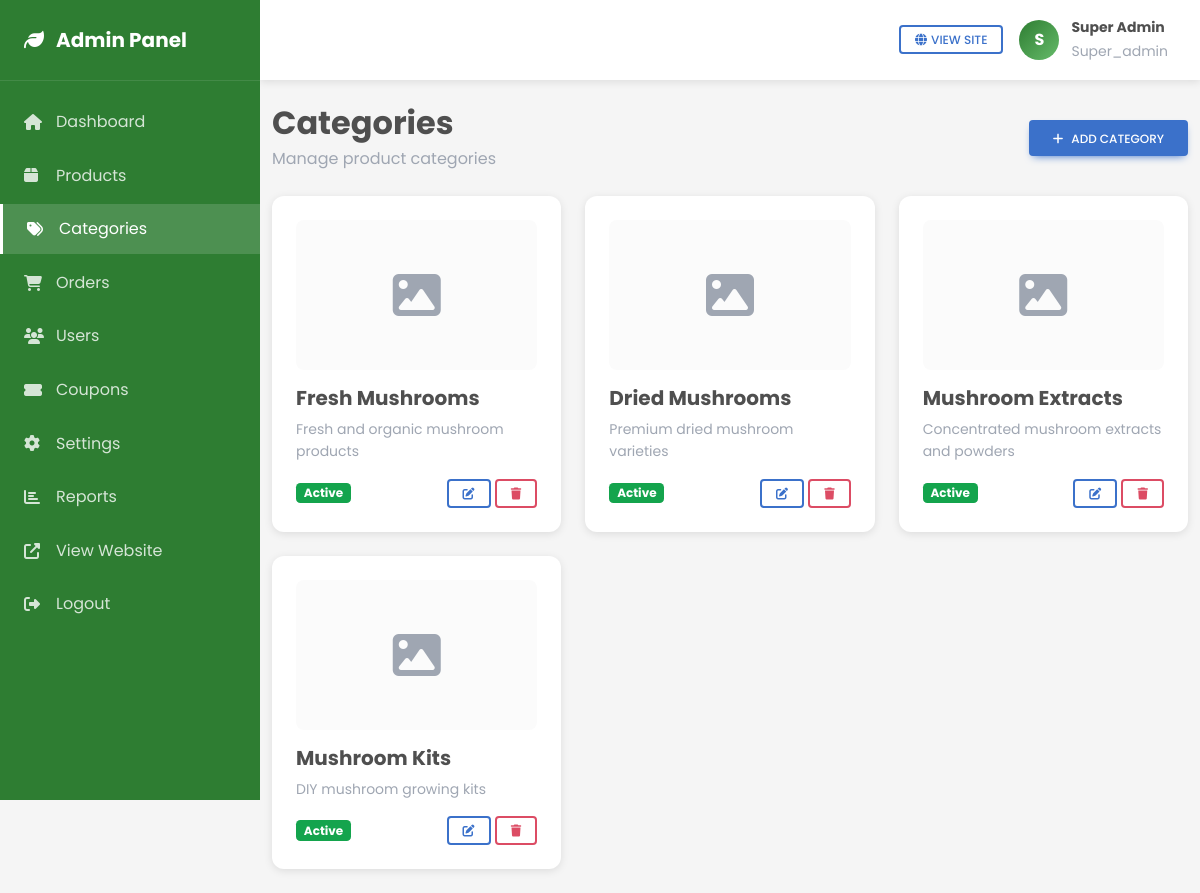
The app's page /admin/categories.php (signed in) with its own data.
### tables this page shows
CREATE TABLE categories (
    id INT PRIMARY KEY AUTO_INCREMENT,
    name VARCHAR(100) NOT NULL,
    slug VARCHAR(100) UNIQUE NOT NULL,
    description TEXT,
    image VARCHAR(255),
    is_active BOOLEAN DEFAULT TRUE,
    created_at TIMESTAMP DEFAULT CURRENT_TIMESTAMP,
    updated_at TIMESTAMP DEFAULT CURRENT_TIMESTAMP ON UPDATE CURRENT_TIMESTAMP,
    INDEX idx_slug (slug)
);

### config/config.php (called while the page is built, shortened)
<?php
function getAdmin() {
    $pdo = getPDOConnection();
    $stmt = $pdo->prepare("SELECT * FROM admins WHERE id = ?");
    $stmt->execute([$_SESSION['admin_id']]);
    return $stmt->fetch();
}
?>

### admin/categories.php (the view, shortened to what this page needs)
<?php
require_once __DIR__ . '/../config/config.php';
$pdo = getPDOConnection();
$categories = $pdo->query("SELECT * FROM categories ORDER BY created_at DESC")->fetchAll();
include __DIR__ . '/includes/header.php';
?>
<div class="container-fluid py-4">
    <div class="d-flex justify-content-between align-items-center mb-4">
        <div>
            <h2 class="fw-bold mb-1">Categories</h2>
            <p class="text-secondary mb-0">Manage product categories</p>
        </div>
        <button class="btn btn-primary" data-mdb-toggle="modal" data-mdb-target="#categoryModal" onclick="resetForm()">
            <i class="fas fa-plus me-2"></i>Add Category
        </button>
    </div>
    <div class="row g-4">
        <?php foreach ($categories as $category): ?>
            <div class="col-md-6 col-lg-4">
                <div class="category-card">
                    <?php if ($category['image']): ?>
                        <img src="<?php echo CATEGORY_IMAGE_URL . '/' . $category['image']; ?>"
                             class="category-image" alt="<?php echo htmlspecialchars($category['name']); ?>">
                    <?php else: ?>
                        <div class="category-image bg-light d-flex align-items-center justify-content-center">
                            <i class="fas fa-image fa-3x text-secondary"></i>
                        </div>
                    <?php endif; ?>
                    <h5 class="fw-bold mb-2"><?php echo htmlspecialchars($category['name']); ?></h5>
                    <p class="text-secondary small mb-3"><?php echo htmlspecialchars($category['description']); ?></p>
                    <div class="d-flex justify-content-between align-items-center">
                        <span class="badge <?php echo $category['is_active'] ? 'bg-success' : 'bg-secondary'; ?>">
                            <?php echo $category['is_active'] ? 'Active' : 'Inactive'; ?>
                        </span>
                        <div>
                            <button class="btn btn-sm btn-outline-primary" onclick="editCategory(<?php echo htmlspecialchars(json_encode($category)); ?>)">
                                <i class="fas fa-edit"></i>
                            </button>
                            <a href="?delete=<?php echo $category['id']; ?>"
                               class="btn btn-sm btn-outline-danger"
                               onclick="return confirm('Delete this category?')">
                                <i class="fas fa-trash"></i>
                            </a>
                        </div>
                    </div>
                </div>
            </div>
        <?php endforeach; ?>
    </div>
</div>
<?php include __DIR__ . '/includes/footer.php'; ?>

### admin/includes/header.php (shortened to what this page needs)
<?php
$admin = getAdmin();
$current_page = basename($_SERVER['PHP_SELF'], '.php');
?>
<!DOCTYPE html>
<html lang="en">
<head>
    <link href="https://cdnjs.cloudflare.com/ajax/libs/mdb-ui-kit/6.4.2/mdb.min.css" rel="stylesheet">
    <link href="https://cdnjs.cloudflare.com/ajax/libs/font-awesome/6.4.0/css/all.min.css" rel="stylesheet">
</head>
<body>
    <aside class="sidebar" id="sidebar">
        <div class="sidebar-header">
            <a href="<?php echo SITE_URL; ?>/admin" class="sidebar-brand">
                <i class="fas fa-leaf"></i>
                <span>Admin Panel</span>
            </a>
        </div>
        <ul class="sidebar-menu">
            <li>
                <a href="<?php echo SITE_URL; ?>/admin" class="<?php echo $current_page == 'index' ? 'active' : ''; ?>">
                    <i class="fas fa-home"></i>
                    <span>Dashboard</span>
                </a>
            </li>
            <li>
                <a href="<?php echo SITE_URL; ?>/admin/products.php" class="<?php echo $current_page == 'products' ? 'active' : ''; ?>">
                    <i class="fas fa-box"></i>
                    <span>Products</span>
                </a>
            </li>
            <li>
                <a href="<?php echo SITE_URL; ?>/admin/categories.php" class="<?php echo $current_page == 'categories' ? 'active' : ''; ?>">
                    <i class="fas fa-tags"></i>
                    <span>Categories</span>
                </a>
            </li>
            <li>
                <a href="<?php echo SITE_URL; ?>/admin/orders.php" class="<?php echo $current_page == 'orders' ? 'active' : ''; ?>">
                    <i class="fas fa-shopping-cart"></i>
                    <span>Orders</span>
                </a>
            </li>
            <li>
                <a href="<?php echo SITE_URL; ?>/admin/users.php" class="<?php echo $current_page == 'users' ? 'active' : ''; ?>">
                    <i class="fas fa-users"></i>
                    <span>Users</span>
                </a>
            </li>
            <li>
                <a href="<?php echo SITE_URL; ?>/admin/coupons.php" class="<?php echo $current_page == 'coupons' ? 'active' : ''; ?>">
                    <i class="fas fa-ticket-alt"></i>
                    <span>Coupons</span>
                </a>
            </li>
            <li>
                <a href="<?php echo SITE_URL; ?>/admin/settings.php" class="<?php echo $current_page == 'settings' ? 'active' : ''; ?>">
                    <i class="fas fa-cog"></i>
                    <span>Settings</span>
                </a>
            </li>
            <li>
                <a href="<?php echo SITE_URL; ?>/admin/reports.php" class="<?php echo $current_page == 'reports' ? 'active' : ''; ?>">
                    <i class="fas fa-chart-bar"></i>
                    <span>Reports</span>
                </a>
            </li>
            <li>
                <a href="<?php echo SITE_URL; ?>" target="_blank">
                    <i class="fas fa-external-link-alt"></i>
                    <span>View Website</span>
                </a>
            </li>
            <li>
                <a href="<?php echo SITE_URL; ?>/admin/logout.php">
                    <i class="fas fa-sign-out-alt"></i>
                    <span>Logout</span>
                </a>
            </li>
        </ul>
    </aside>
    <div class="main-content">
        <nav class="top-navbar">
            <div class="navbar-right">
                <a href="<?php echo SITE_URL; ?>" target="_blank" class="btn btn-sm btn-outline-primary">
                    <i class="fas fa-globe me-1"></i>View Site
                </a>
                <div class="admin-profile">
                    <div class="admin-avatar">
                        <?php echo strtoupper(substr($admin['name'], 0, 1)); ?>
                    </div>
                    <div class="d-none d-md-block">
                        <div class="fw-bold small"><?php echo htmlspecialchars($admin['name']); ?></div>
                        <small class="text-secondary"><?php echo ucfirst($admin['role']); ?></small>
                    </div>
                </div>
            </div>
        </nav>
        <div class="page-content">

### admin/includes/header.php (style rules this page uses)
* { margin: 0; padding: 0; box-sizing: border-box; }
body { font-family: 'Poppins', sans-serif; background: #f5f5f5; display: flex; min-height: 100vh; }
.sidebar { width: 260px; background: #2e7d32; color: white; position: fixed; height: 100vh; overflow-y: auto; transition: all 0.3s ease; z-index: 1000; }
.sidebar-header { padding: 1.5rem; border-bottom: 1px solid rgba(255,255,255,0.1); }
.sidebar-brand { font-size: 1.25rem; font-weight: 700; color: white; text-decoration: none; display: flex; align-items: center; }
.sidebar-brand i { margin-right: 0.75rem; }
.sidebar-menu { list-style: none; padding: 1rem 0; }
.sidebar-menu li { margin-bottom: 0.25rem; }
.sidebar-menu a { display: flex; align-items: center; padding: 0.75rem 1.5rem; color: rgba(255,255,255,0.8); text-decoration: none; transition: all 0.3s ease; }
.sidebar-menu a.active { background: rgba(255,255,255,0.15); color: white; border-left: 3px solid white; }
.sidebar-menu i { width: 20px; margin-right: 0.75rem; }
.main-content { flex: 1; margin-left: 260px; transition: all 0.3s ease; }
.top-navbar { background: white; padding: 1rem 2rem; box-shadow: 0 2px 8px rgba(0,0,0,0.1); display: flex; justify-content: space-between; align-items: center; position: sticky; top: 0; z-index: 999; }
.navbar-right { display: flex; align-items: center; gap: 1rem; }
.admin-profile { display: flex; align-items: center; gap: 0.75rem; }
.admin-avatar { width: 40px; height: 40px; border-radius: 50%; background: linear-gradient(135deg, #2e7d32, #66bb6a); display: flex; align-items: center; justify-content: center; color: white; font-weight: 700; }

### admin/categories.php (style rules this page uses)
.category-card { background: white; border-radius: 12px; padding: 1.5rem; box-shadow: 0 2px 8px rgba(0,0,0,0.1); transition: transform 0.2s; }
.category-image { width: 100%; height: 150px; object-fit: cover; border-radius: 8px; margin-bottom: 1rem; }

### records on screen
categories: name "Fresh Mushrooms", description "Fresh and organic mushroom products", is_active "Active"
categories: name "Dried Mushrooms", description "Premium dried mushroom varieties", is_active "Active"
categories: name "Mushroom Extracts", description "Concentrated mushroom extracts and powders", is_active "Active"
categories: name "Mushroom Kits", description "DIY mushroom growing kits", is_active "Active"

### other values on screen
substr($admin['name'], 0, 1) "S"
$admin['name'] "Super Admin"
$admin['role'] "Super_admin"
